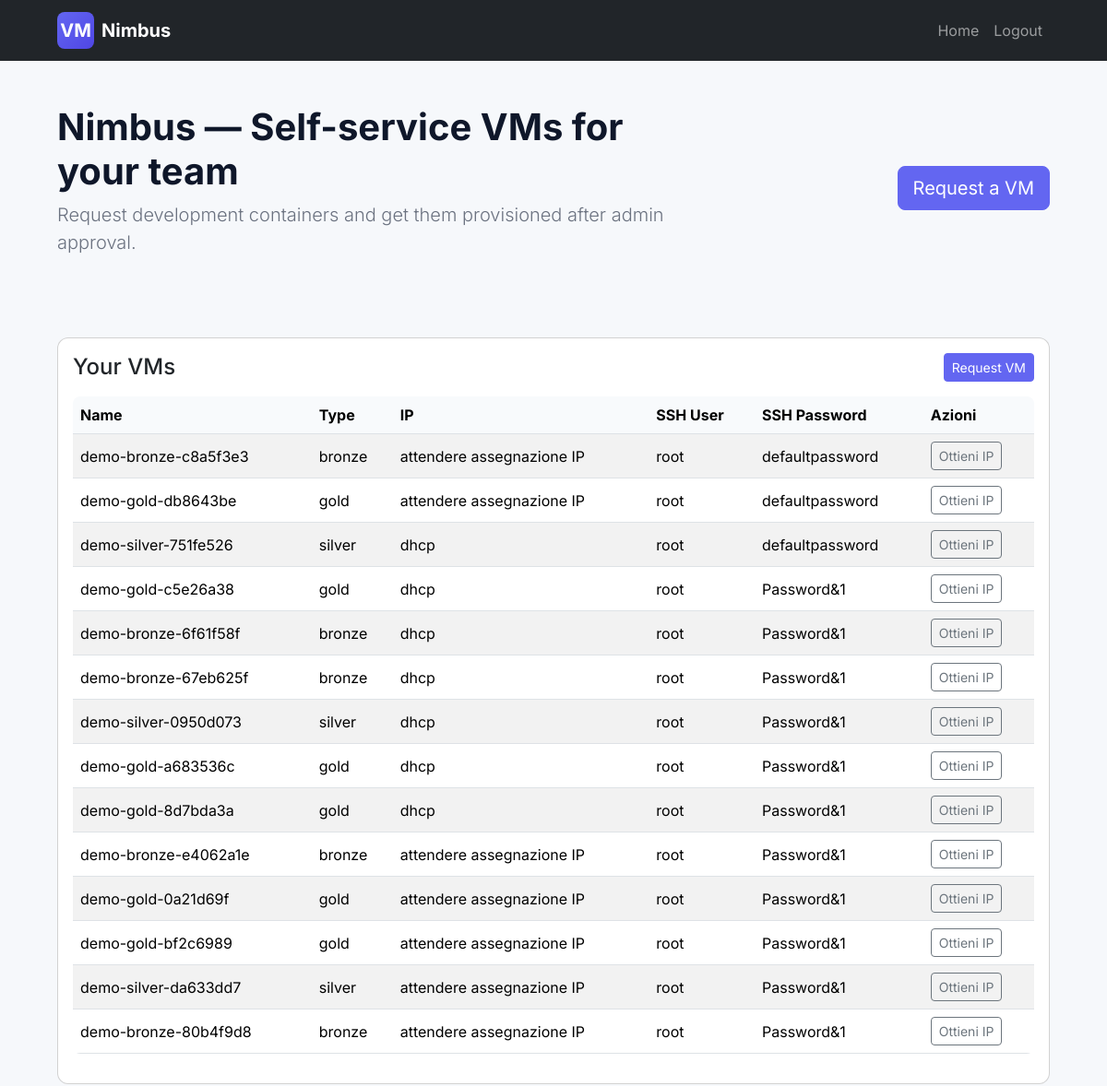
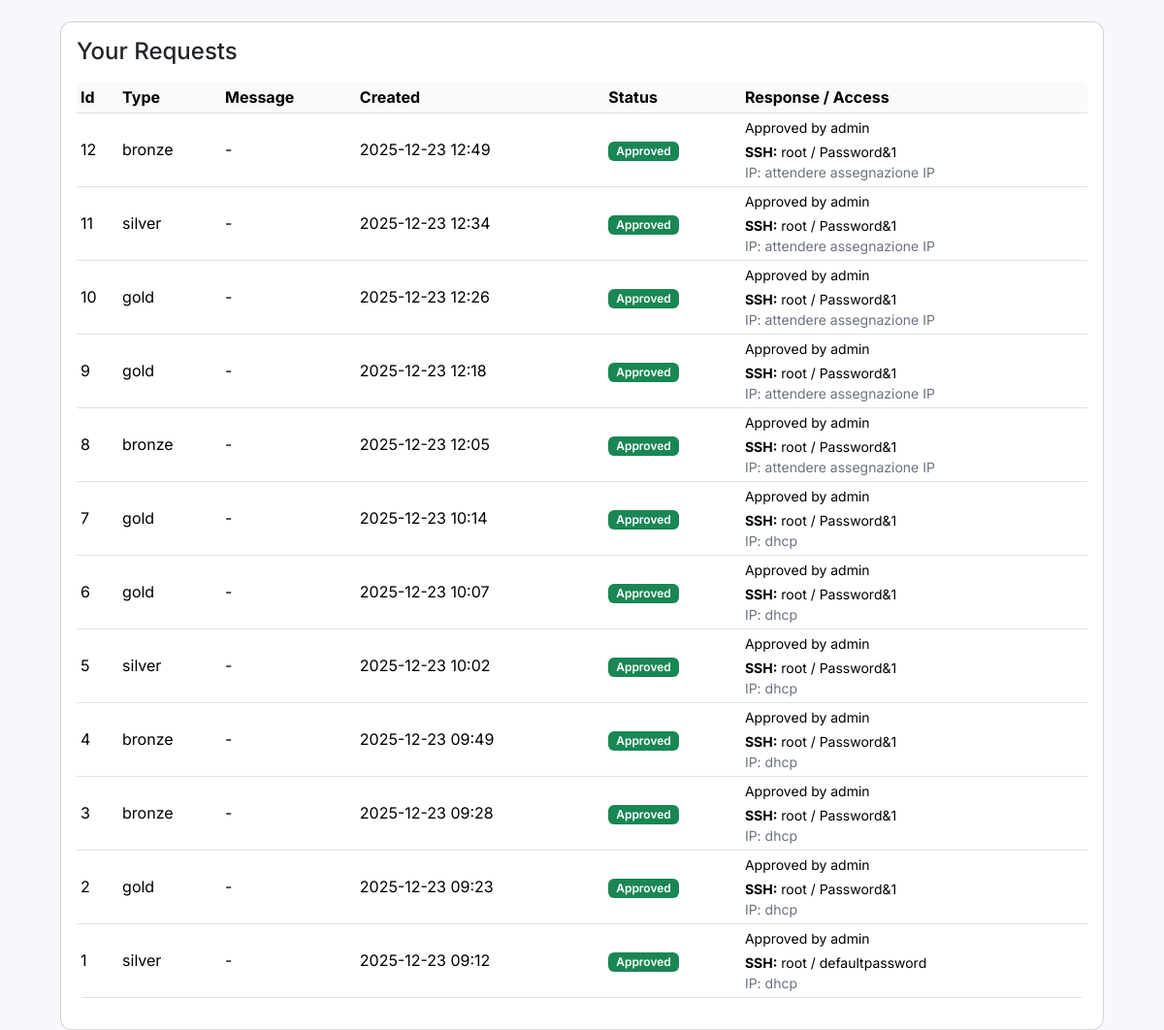
The app's page / (signed in) with its own data (2 pictures, top to bottom).
### app.py (models this page shows)
class VM(db.Model):
    id = db.Column(db.Integer, primary_key=True)
    vmid = db.Column(db.Integer)
    name = db.Column(db.String(50), nullable=False)
    type = db.Column(db.String(10), nullable=False)
    ip = db.Column(db.String(45))
    ssh_user = db.Column(db.String(20))
    ssh_password = db.Column(db.String(50))
    upid = db.Column(db.Text)
    provision_log = db.Column(db.Text)
    provisioned = db.Column(db.Boolean, default=False)
    user_id = db.Column(db.Integer, db.ForeignKey('user.id'), nullable=False)
    user = db.relationship('User', backref='vms_owned', foreign_keys=[user_id])

class VMRequest(db.Model):
    id = db.Column(db.Integer, primary_key=True)
    vm_type = db.Column(db.String(10), nullable=False)
    message = db.Column(db.Text)
    status = db.Column(db.String(20), default='pending')
    created_at = db.Column(db.DateTime, default=datetime.utcnow)
    user_id = db.Column(db.Integer, db.ForeignKey('user.id'), nullable=False)
    admin_id = db.Column(db.Integer, db.ForeignKey('user.id'))
    response_message = db.Column(db.Text)
    vm_id = db.Column(db.Integer, db.ForeignKey('vm.id'))
    admin = db.relationship('User', foreign_keys=[admin_id])
    vm = db.relationship('VM', foreign_keys=[vm_id])

### app.py (the view)
@app.route('/')
@login_required
def home():
    if _is_admin_user(current_user):
        return redirect(url_for('admin_requests'))
    vms = VM.query.filter_by(user_id=current_user.id).all()
    requests = VMRequest.query.filter_by(user_id=current_user.id).order_by(VMRequest.created_at.desc()).all()
    return render_template('home.html', vms=vms, requests=requests)

### app.py (called while the page is built)
@login_manager.user_loader
def load_user(user_id):
    return User.query.get(int(user_id))

def _is_admin_user(user):
    return user.is_authenticated and (user.is_admin or user.username == 'admin')

### templates/home.html
{% extends "base.html" %}
{% block content %}
<div class="row mt-3">
    <div class="col-12">
        <div class="card p-3 mb-4">
            <div class="d-flex justify-content-between align-items-center mb-3">
                <h4 class="mb-0">Your VMs</h4>
                {% if current_user.is_authenticated and (current_user.is_admin or current_user.username == 'admin') %}
                    <a href="{{ url_for('create_vm') }}" class="btn btn-sm btn-outline-primary">Create New VM</a>
                {% else %}
                    <a href="{{ url_for('request_vm') }}" class="btn btn-sm btn-primary">Request VM</a>
                {% endif %}
            </div>
            <div class="table-responsive">
                <table class="table table-striped">
                    <thead>
                        <tr><th>Name</th><th>Type</th><th>IP</th><th>SSH User</th><th>SSH Password</th><th>Azioni</th></tr>
                    </thead>
                    <tbody>
                        {% for vm in vms %}
                        <tr>
                            <td>{{ vm.name }}</td>
                            <td>{{ vm.type }}</td>
                            <td>{{ vm.ip or 'attendere assegnazione IP' }}</td>
                            <td>{{ vm.ssh_user }}</td>
                            <td>{{ vm.ssh_password }}</td>
                            <td>
                                <form method="POST" action="{{ url_for('refresh_vm_ip', vm_id=vm.id) }}" class="d-inline">
                                    <button type="submit" class="btn btn-sm btn-outline-secondary">Ottieni IP</button>
                                </form>
                            </td>
                        </tr>
                        {% else %}
                        <tr><td colspan="6" class="text-muted">No VMs yet</td></tr>
                        {% endfor %}
                    </tbody>
                </table>
            </div>
        </div>
    </div>
    <div class="col-12">
        <div class="card p-3">
            <div class="d-flex justify-content-between align-items-center mb-3">
                <h4 class="mb-0">Your Requests</h4>
            </div>
            <div class="table-responsive">
                <table class="table table-sm">
                    <thead>
                        <tr>
                            <th>Id</th>
                            <th>Type</th>
                            <th>Message</th>
                            <th>Created</th>
                            <th>Status</th>
                            <th>Response / Access</th>
                        </tr>
                    </thead>
                    <tbody>
                        {% for r in requests %}
                        <tr>
                            <td>{{ r.id }}</td>
                            <td>{{ r.vm_type }}</td>
                            <td title="{{ r.message }}">{{ (r.message[:60] ~ ('...' if r.message and r.message|length > 60 else '')) if r.message else '-' }}</td>
                            <td>{{ r.created_at.strftime('%Y-%m-%d %H:%M') }}</td>
                            <td>
                                {% if r.status == 'pending' %}
                                    <span class="badge bg-warning text-dark">Pending</span>
                                {% elif r.status == 'approved' %}
                                    <span class="badge bg-success">Approved</span>
                                {% elif r.status == 'rejected' %}
                                    <span class="badge bg-danger">Rejected</span>
                                {% elif r.status == 'failed' %}
                                    <span class="badge bg-secondary">Failed</span>
                                {% else %}
                                    <span class="badge bg-secondary">{{ r.status }}</span>
                                {% endif %}
                            </td>
                            <td class="small">
                                {% if r.response_message %}
                                    <div>{{ r.response_message }}</div>
                                {% endif %}
                                {% if r.vm %}
                                    <div class="mt-1">
                                        <strong>SSH:</strong> {{ r.vm.ssh_user }} / {{ r.vm.ssh_password }}<br>
                                        <span class="text-muted">IP: {{ r.vm.ip or 'attendere assegnazione IP' }}</span>
                                    </div>
                                {% elif r.status == 'approved' %}
                                    <span class="text-muted">VM in provisioning...</span>
                                {% else %}
                                    <span class="text-muted">—</span>
                                {% endif %}
                            </td>
                        </tr>
                        {% else %}
                        <tr><td colspan="6" class="text-muted">No requests yet</td></tr>
                        {% endfor %}
                    </tbody>
                </table>
            </div>
        </div>
    </div>
</div>
{% endblock %}

### templates/base.html (shortened to what this page needs)
<!DOCTYPE html>
<html lang="en">
<head>
        <link href="https://cdn.jsdelivr.net/npm/bootstrap@5.3.2/dist/css/bootstrap.min.css" rel="stylesheet">
        <link href="{{ url_for('static', filename='style.css') }}" rel="stylesheet">
</head>
<body>
        <nav class="navbar navbar-expand-lg navbar-dark bg-dark">
                <div class="container">
                        <a class="navbar-brand d-flex align-items-center" href="{{ url_for('home') }}"><span class="brand-logo me-2">VM</span><span class="brand-name">Nimbus</span></a>
                        <div class="collapse navbar-collapse" id="navmenu">
                                <ul class="navbar-nav ms-auto">
                                        {% if current_user.is_authenticated %}
                                                <li class="nav-item"><a class="nav-link" href="{{ url_for('home') }}">Home</a></li>
                                                <li class="nav-item"><a class="nav-link" href="{{ url_for('logout') }}">Logout</a></li>
                                        {% else %}
                                                <li class="nav-item"><a class="nav-link" href="{{ url_for('login') }}">Login</a></li>
                                                <li class="nav-item"><a class="nav-link" href="{{ url_for('register') }}">Register</a></li>
                                        {% endif %}
                                </ul>
                        </div>
                </div>
        </nav>
        <header class="site-hero py-5">
            <div class="container">
                <div class="row align-items-center">
                    <div class="col-md-8">
                        <h1 class="hero-title">Nimbus — Self-service VMs for your team</h1>
                        <p class="lead text-muted">Request development containers and get them provisioned after admin approval.</p>
                    </div>
                    <div class="col-md-4 text-md-end">
                        {% if current_user.is_authenticated and not (current_user.is_admin or current_user.username == 'admin') %}
                            <a class="btn btn-primary btn-lg" href="{{ url_for('request_vm') }}">Request a VM</a>
                        {% endif %}
                    </div>
                </div>
            </div>
        </header>
    <div class="container mt-4">
        {% block content %}{% endblock %}
    </div>
</body>
</html>

### static/style.css (style rules this page uses)
:root { --bg:#f6f8fb; --muted:#6b7280; --brand:#6366f1; }
html,body { height:100%;font-family: 'Inter', system-ui, -apple-system, 'Segoe UI', Roboto, 'Helvetica Neue', Arial }
body { background:var(--bg); color:#0f172a }
.brand-logo { width:40px;height:40px;border-radius:8px;background:linear-gradient(135deg,var(--brand),#4f46e5);display:inline-flex;align-items:center;justify-content:center;color:#fff;font-weight:700 }
.brand-name { font-weight:700;color:#fff }
.site-hero { background:transparent;padding-bottom:2rem }
.hero-title { font-weight:700;color:#0f172a }
.lead { color:var(--muted) }
.container { max-width:1100px }
.card { border-radius:12px }
.table { background:#fff;border-radius:8px;overflow:hidden }
.table thead th { background:#f8fafc }
.table td,.table th { vertical-align:middle }
.badge { font-weight:600 }
.btn-primary { background:var(--brand);border-color:var(--brand) }
.text-muted { color:var(--muted)!important }

### records on screen
VM: name "demo-bronze-c8a5f3e3", type "bronze", ip "attendere assegnazione IP", ssh_user "root", ssh_password "defaultpassword"
VM: name "demo-gold-db8643be", type "gold", ip "attendere assegnazione IP", ssh_user "root", ssh_password "defaultpassword"
VM: name "demo-silver-751fe526", type "silver", ip "dhcp", ssh_user "root", ssh_password "defaultpassword"
VM: name "demo-gold-c5e26a38", type "gold", ip "dhcp", ssh_user "root", ssh_password "Password&1"
VM: name "demo-bronze-6f61f58f", type "bronze", ip "dhcp", ssh_user "root", ssh_password "Password&1"
VM: name "demo-bronze-67eb625f", type "bronze", ip "dhcp", ssh_user "root", ssh_password "Password&1"
VM: name "demo-silver-0950d073", type "silver", ip "dhcp", ssh_user "root", ssh_password "Password&1"
VM: name "demo-gold-a683536c", type "gold", ip "dhcp", ssh_user "root", ssh_password "Password&1"
VM: name "demo-gold-8d7bda3a", type "gold", ip "dhcp", ssh_user "root", ssh_password "Password&1"
VM: name "demo-bronze-e4062a1e", type "bronze", ip "attendere assegnazione IP", ssh_user "root", ssh_password "Password&1"
VM: name "demo-gold-0a21d69f", type "gold", ip "attendere assegnazione IP", ssh_user "root", ssh_password "Password&1"
VM: name "demo-gold-bf2c6989", type "gold", ip "attendere assegnazione IP", ssh_user "root", ssh_password "Password&1"
VM: name "demo-silver-da633dd7", type "silver", ip "attendere assegnazione IP", ssh_user "root", ssh_password "Password&1"
VM: name "demo-bronze-80b4f9d8", type "bronze", ip "attendere assegnazione IP", ssh_user "root", ssh_password "Password&1"
VMRequest: id "12", vm_type "bronze", message "-", created_at "2025-12-23 12:49", status "Approved", response_message "Approved by admin", vm.ssh_user "root", vm.ssh_password "Password&1", vm "attendere assegnazione IP"
VMRequest: id "11", vm_type "silver", message "-", created_at "2025-12-23 12:34", status "Approved", response_message "Approved by admin", vm.ssh_user "root", vm.ssh_password "Password&1", vm "attendere assegnazione IP"
VMRequest: id "10", vm_type "gold", message "-", created_at "2025-12-23 12:26", status "Approved", response_message "Approved by admin", vm.ssh_user "root", vm.ssh_password "Password&1", vm "attendere assegnazione IP"
VMRequest: id "9", vm_type "gold", message "-", created_at "2025-12-23 12:18", status "Approved", response_message "Approved by admin", vm.ssh_user "root", vm.ssh_password "Password&1", vm "attendere assegnazione IP"
VMRequest: id "8", vm_type "bronze", message "-", created_at "2025-12-23 12:05", status "Approved", response_message "Approved by admin", vm.ssh_user "root", vm.ssh_password "Password&1", vm "attendere assegnazione IP"
VMRequest: id "7", vm_type "gold", message "-", created_at "2025-12-23 10:14", status "Approved", response_message "Approved by admin", vm.ssh_user "root", vm.ssh_password "Password&1", vm "dhcp"
VMRequest: id "6", vm_type "gold", message "-", created_at "2025-12-23 10:07", status "Approved", response_message "Approved by admin", vm.ssh_user "root", vm.ssh_password "Password&1", vm "dhcp"
VMRequest: id "5", vm_type "silver", message "-", created_at "2025-12-23 10:02", status "Approved", response_message "Approved by admin", vm.ssh_user "root", vm.ssh_password "Password&1", vm "dhcp"
VMRequest: id "4", vm_type "bronze", message "-", created_at "2025-12-23 09:49", status "Approved", response_message "Approved by admin", vm.ssh_user "root", vm.ssh_password "Password&1", vm "dhcp"
VMRequest: id "3", vm_type "bronze", message "-", created_at "2025-12-23 09:28", status "Approved", response_message "Approved by admin", vm.ssh_user "root", vm.ssh_password "Password&1", vm "dhcp"
VMRequest: id "2", vm_type "gold", message "-", created_at "2025-12-23 09:23", status "Approved", response_message "Approved by admin", vm.ssh_user "root", vm.ssh_password "Password&1", vm "dhcp"
VMRequest: id "1", vm_type "silver", message "-", created_at "2025-12-23 09:12", status "Approved", response_message "Approved by admin", vm.ssh_user "root", vm.ssh_password "defaultpassword", vm "dhcp"
